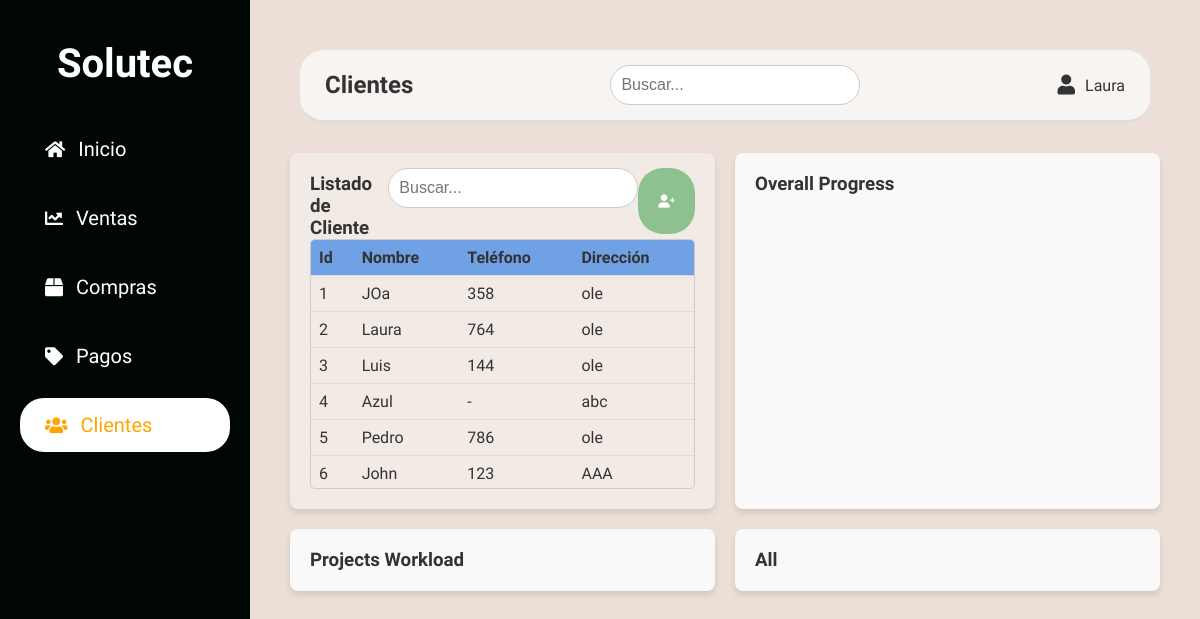
Before: /clientes with the older database file.
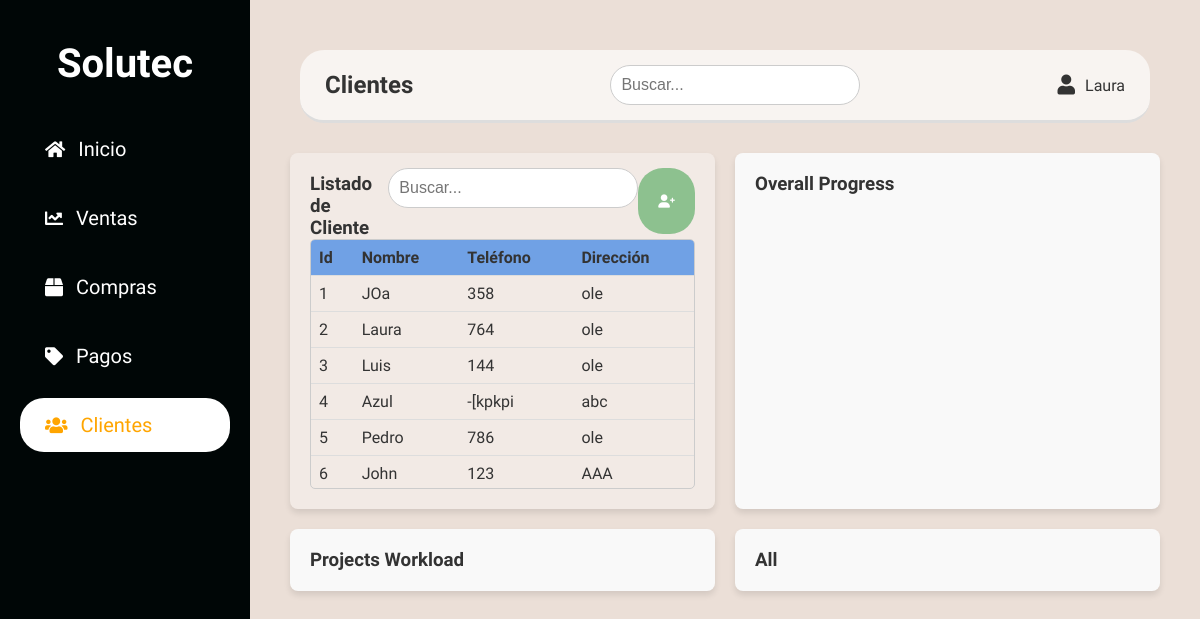
After: the same page with the newer database file.
### app/models.py (models this page shows)
class Cliente(db.Model):
    __tablename__ = 'clientes'
    id_cliente = db.Column(db.Integer, primary_key=True, autoincrement=True)
    nombre_cliente = db.Column(db.String(255), nullable=False)
    telefono_cliente = db.Column(db.String(255), nullable=True)
    direccion_cliente = db.Column(db.String(255), nullable=True)

### app/routes.py (the view)
@bp.route('/clientes')
def clientes():
    clientes = Cliente.query.all()
    return render_template('clientes.html', clientes=clientes)

### app/templates/clientes.html (shortened to what this page needs)
{% extends 'base.html' %}
{% block styles %}
    <link rel="stylesheet" href="{{ url_for('static', filename='css/clientes.css') }}">
{% endblock %}
{% block header %} Clientes {% endblock %}
{% block content %}
<div class="dashboard">
    <div class="summary-box">
        <div class="top-controls">
            <h3>Listado de Cliente</h3>
            <div class="search-bar-clientes">
                <input id="searchbar-cliente" type="text" placeholder="Buscar...">
            </div>
            <button id="add-client-btn" class="btn">
                <i class="fa-solid fa-user-plus"></i>
            </button>
        </div>
        <div class="table-container">
            <table>
              <thead>
                <tr>
                  <th>Id</th>
                  <th>Nombre</th>
                  <th>Teléfono</th>
                  <th>Dirección</th>
                </tr>
              </thead>
              <tbody id="clientes-list">
                {% for cliente in clientes %}
                <tr>
                  <td>{{ cliente.id_cliente }}</td>
                  <td>{{ cliente.nombre_cliente }}</td>
                  <td>{{ cliente.telefono_cliente or '-' }}</td>
                  <td>{{ cliente.direccion_cliente or '-' }}</td>
                </tr>
                {% endfor %}
              </tbody>
            </table>
        </div>
    </div>
    <div class="overall-progress">
      <h3>Overall Progress</h3>
    </div>
    <div class="projects-workload">
      <h3>Projects Workload</h3>
    </div>
    <div class="details-box">
      <h3>All</h3>
    </div>
  </div>
{% endblock %}

### app/templates/base.html (shortened to what this page needs)
<!DOCTYPE html>
<html lang="es">
<head>
    <link href="https://cdnjs.cloudflare.com/ajax/libs/font-awesome/6.0.0-beta3/css/all.min.css" rel="stylesheet">
    <link rel="stylesheet" href="https://use.fontawesome.com/releases/v5.12.1/css/all.css">
    {% block styles %}{% endblock %}
</head>
<body>
    <div class="sidebar">
        <h1>Solutec</h1>
        <ul>
            <li><a href="{{ url_for('main.base') }}" class="{% if request.path == '/' %} active{% endif %}"><i class="fas fa-home"></i> Inicio</a></li>
            <li><a href="{{ url_for('main.ventas') }}" class="{% if request.path == '/ventas' %} active{% endif %}"><i class="fas fa-chart-line"></i> Ventas</a></li>
            <li><a href="{{ url_for('main.base') }}" class="{% if request.path == '/a' %} active{% endif %}"><i class="fas fa-box"></i> Compras</a></li>
            <li><a href="{{ url_for('main.base') }}" class="{% if request.path == '/a' %} active{% endif %}"><i class="fas fa-tag"></i> Pagos</a></li>
            <li><a href="{{ url_for('main.clientes') }}" class="{% if request.path == '/clientes' %} active{% endif %}"><i class="fas fa-users"></i> Clientes</a></li>
        </ul>
    </div>
    <div class="main-content">
        <div class="header">
            <div class="title"> {% block header %} Dashboard {% endblock %}</div>
            <div class="search-bar">
                <input id="searchbar" type="text" placeholder="Buscar...">
            </div>
            <div class="user-info">
                <i class="fas fa-user"></i>
                <span>Laura</span>
            </div>
        </div>
        {% block content %}
        {% endblock %}
    </div>
</body>
</html>

### app/static/css/clientes.css (style rules this page uses)
.btn { background-color: #1a932e77; color: white; padding: 10px 20px; border: none; border-radius: 25px; cursor: pointer; position: relative; top: -5px; }
.active { background-color: rgba(255, 255, 255, 0.2); }
.dashboard { display: grid; grid-template-columns: 1fr 1fr; gap: 20px; margin: 20px; }
.top-controls { display: flex; justify-content: space-between; }
.search-bar-clientes input { padding: 10px; border: 1px solid #ccc; border-radius: 25px; font-size: 16px; width: 250px; position: relative; top: -5px; }
.table-container { max-height: 250px; overflow-y: auto; border: 1px solid #ccc; border-radius: 5px; }
.summary-box { grid-column: 0 / -1; background: rgba(255, 255, 255, 0.34); border-radius: 8px; padding: 20px; box-shadow: 0 4px 6px rgba(0, 0, 0, 0.1); }
.summary-box table { width: 100%; border-collapse: collapse; }
.summary-box tbody { overflow: auto; }
.summary-box table th, .summary-box table td { text-align: left; padding: 8px; border-bottom: 1px solid #ddd; }
.summary-box thead { position: sticky; top: 0; background-color: #70A1E5; border-bottom: 1px solid #ddd; }
.overall-progress, .projects-workload, .details-box { background: #f9f9f9; border-radius: 8px; padding: 20px; box-shadow: 0 4px 6px rgba(0, 0, 0, 0.1); }

### app/static/css/base.css (style rules this page uses)
* { margin: 0; padding: 0; box-sizing: border-box; }
body { font-family: Raleway, sans-serif; background-color: #EBDFD7; color: #333; display: flex; }
.sidebar { width: 250px; background-color: #000606; color: white; height: 100vh; display: flex; flex-direction: column; padding: 20px; }
.sidebar h1 { font-size: 40px; margin: 20px; text-align: center; }
.sidebar ul { list-style: none; }
.sidebar ul li { margin: 15px 0; }
.sidebar ul li a { text-decoration: none; color: white; font-size: 20px; display: block; padding: 15px 25px; border-radius: 24px; transition: all 0.3s ease; }
.sidebar ul li a.active { background-color: white; color: orange; font-weight: 450; }
.sidebar ul li a i { margin-right: 8px; font-size: 18px; }
.main-content { flex: 1; padding: 20px; }
.header { display: flex; justify-content: space-between; align-items: center; margin: 30px; border-bottom: 3px solid #ddd; text-decoration: none; background-color: rgba(255, 255, 255, 0.651); font-size: 20px; padding: 15px 25px; border-radius: 24px; transition: all 0.3s ease; }
.header .title { font-size: 24px; font-weight: bold; color: #333; }
.header .search-bar input { padding: 10px; border: 1px solid #ccc; border-radius: 25px; font-size: 16px; width: 250px; }
.header .user-info { display: flex; align-items: center; }
.header .user-info i { border-radius: 50%; margin-right: 10px; }
.header .user-info span { font-size: 16px; font-weight: 500; color: #333; }

Changed rows visible on the page:
changed Cliente "Azul": telefono_cliente "-" → "-[kpkpi"
